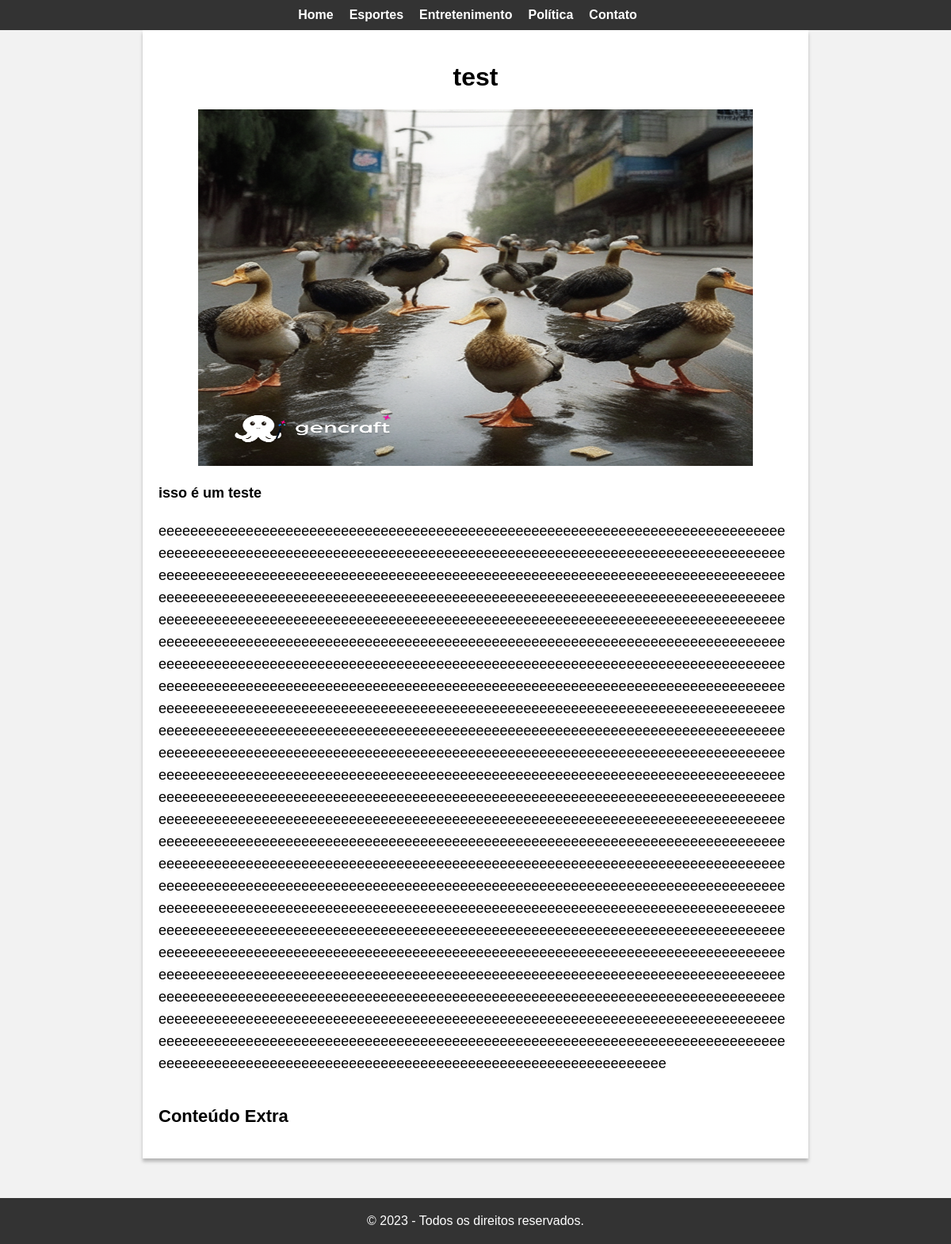
Page /news/2/ on the earlier database version.
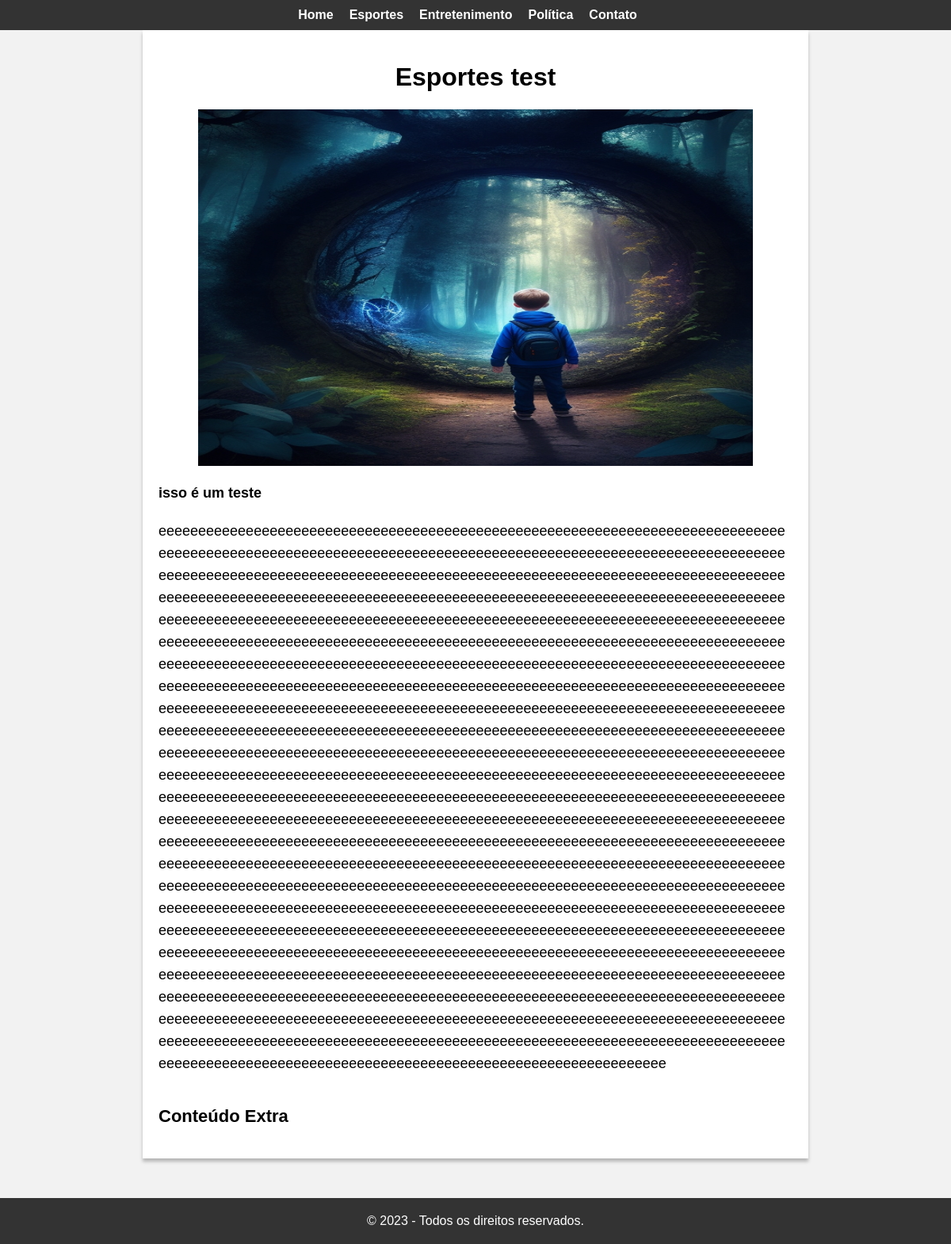
Same page on the later database version.
### news/models.py (models this page shows, shortened)
class Noticia(models.Model):
    LEGENDA_CHOICES = (
        ('esporte', 'Esporte'),
        ('entretenimento', 'Entretenimento'),
        ('política', 'Política'),
        ('economia', 'Economia'),
        ('tecnologia', 'Tecnologia'),
        ('saúde', 'Saúde'),
        ('ciência', 'Ciência'),
        ('educação', 'Educação'),
        ('meio_ambiente', 'Meio Ambiente'),
        ('cultura', 'Cultura'),
        ('aleatorio', 'Acontecimento Aleatório'),
    )
    legenda = models.CharField(max_length=50, choices=LEGENDA_CHOICES)
    titulo = models.CharField(max_length=200)
    resumo = models.CharField(max_length=500, blank=True)
    corpo = models.TextField()
    imagem = models.ImageField(upload_to='noticias')
    autor = models.CharField(max_length=100)
    data_publicacao = models.DateTimeField(auto_now_add=True)
    link = models.CharField(max_length=200, blank=True)
    nome_link = models.CharField(max_length=200, blank=True)
    link1 = models.CharField(max_length=200, blank=True)
    nome_link1 = models.CharField(max_length=200, blank=True)
    link2 = models.CharField(max_length=200, blank=True)
    nome_link2 = models.CharField(max_length=200, blank=True)
    link3 = models.CharField(max_length=200, blank=True)
    nome_link3 = models.CharField(max_length=200, blank=True)
    link4 = models.CharField(max_length=200, blank=True)
    nome_link4 = models.CharField(max_length=200, blank=True)

### news/views.py (the view)
# urls.py: path('<int:noticia_id>/', views.detalhes, name='noticia'),
def detalhes(request, noticia_id):
    noticia = get_object_or_404(Noticia, pk=noticia_id)
    context = {
        'noticia': noticia
    }
    return render(request, 'detalhes_noticias.html', context)

### news/templates/detalhes_noticias.html (shortened to what this page needs)
{% extends 'base.html' %}
{% load static %}
{% block style %}<link rel="stylesheet" href="{% static 'css/detalhes.css' %}">{% endblock %}
{% block content %}
<div class="container">
    <div class="header">
        <h1>{{ noticia.titulo }}</h1>
    </div>
    <div class="detalhes">
        {% if noticia.imagem %}
        <img src="{{ noticia.imagem.url }}" alt="{{ noticia.titulo }}">
        {% endif %}
        {% if noticia.resumo %}
        <p class="resumo">{{ noticia.resumo }}</p>
        {% endif %}
        <p>{{ noticia.corpo|linebreaks }}</p>
        <div class="conteudo-extra">
            <h3>Conteúdo Extra</h3>
        </div>
    </div>
</div>
{% endblock %}

### templates/base.html (shortened to what this page needs)
{% load static %}
<!DOCTYPE html>
<html>
<head>
    {% block style %}{% endblock %}
    <link rel="stylesheet" href="{% static 'css/base.css' %}">
</head>
<body>
    <header>
        <nav>
            <ul>
                <li><a href="{% url 'noticias:home' %}">Home</a></li>
                <li><a href="{% url 'noticias:esportes' %}">Esportes</a></li>
                <li><a href="{% url 'noticias:esportes' %}">Entretenimento</a></li>
                <li><a href="{% url 'noticias:esportes' %}">Política</a></li>
                <li><a href="{% url 'noticias:contato' %}">Contato</a></li>
            </ul>
        </nav>
    </header>
    <main>
        <div class="news-wrapper">
            {% block content %}
            {% endblock %}
        </div>
    </main>
    <footer>
        <p>&copy; 2023 - Todos os direitos reservados.</p>
    </footer>
</body>
</html>

### templates/static/css/detalhes.css (style rules this page uses)
.container { margin: 0 auto; max-width: 800px; background-color: #fff; box-shadow: 0px 4px 4px rgba(0, 0, 0, 0.25); padding: 20px; }
.header { text-align: center; margin-bottom: 20px; }
.detalhes { text-align: justify; }
.detalhes img { display: block; margin: 0 auto; width: 700px; height: 450px; margin-bottom: 20px; }
.detalhes .resumo { font-weight: bold; margin-bottom: 10px; }
.detalhes p { word-wrap: break-word; margin-bottom: 20px; font-size: 18px; line-height: 28px; }
.conteudo-extra { margin-top: 40px; }
.conteudo-extra h3 { font-size: 22px; margin-bottom: 20px; }

### templates/static/css/base.css (style rules this page uses)
body { font-family: Arial, Helvetica, sans-serif; margin: 0; background-color: #f2f2f2; }
header { background-color: #333; color: white; padding: 10px; }
nav { display: flex; justify-content: center; align-items: center; }
nav ul { list-style-type: none; margin: 0; padding: 0; display: flex; animation: fadeInNav 0.5s ease-in-out; }
nav li { margin-right: 20px; animation: slideInNav 0.5s ease-in-out; }
nav a { color: white; text-decoration: none; font-weight: bold; font-size: 16px; transition: color 0.2s; }
footer { background-color: #333; color: white; text-align: center; padding: 20px; margin-top: 50px; }
footer p { margin: 0; }

Differences in the rows shown:
changed Noticia "isso é um teste": titulo "test" → "Esportes test"; imagem: a different picture
